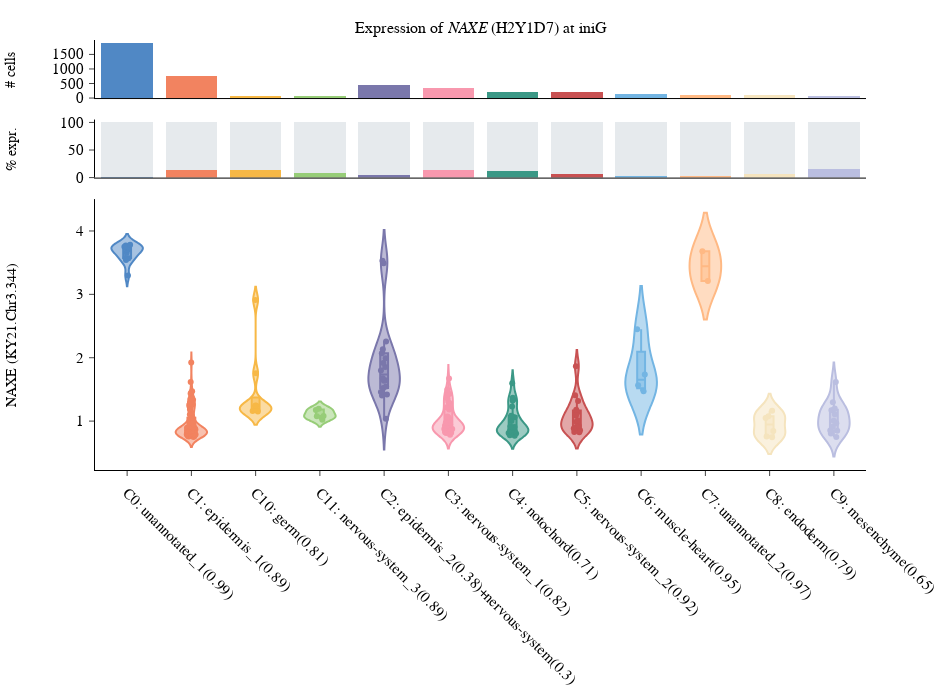
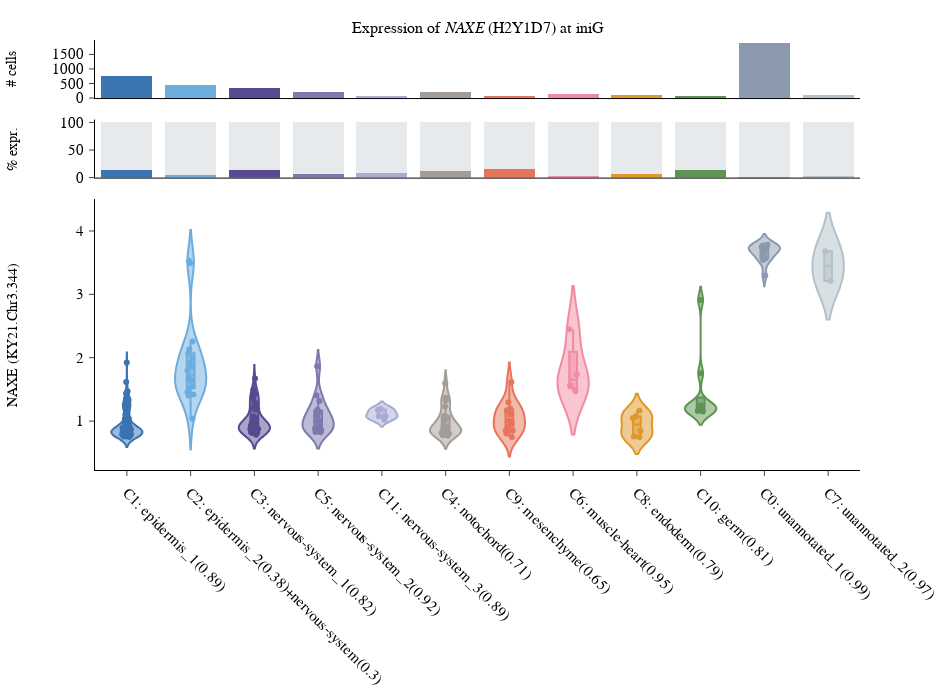

Write notebook code for charts like these, in order.
### Markdown cell above
## 6.3 Violin plots of gene expression

`zoogletools` includes functions to visualize expression of user-selected genes across cell clusters. The clusters can be colorized either by the Seurat cluster number, or by the top most-represented tissue type found in the cluster.

These plots contain three subplots:
- 1. **Cell count bar chart.** The top row shows a bar chart of the number of cells in each cluster.
- 2. **Percent expression bar chart.** The middle row shows a bar chart where the proportion of cells with nonzero expression of the gene of interest is colored.
- 3. **Expression violin chart.** The bottom row shows a violin chart of the distribution of gene expression for cells with nonzero expression.

### Code cell
input_id = "NAXE"
stage = CionaStage.INIG

cluster_plot = zt.ciona.plotting.plot_expression_violin(
    stage=stage,
    input_id=input_id,
    input_id_type=CionaIDTypes.HGNC_GENE_SYMBOL,
    data_dirpath=PIEKARZ_DATA_DIRPATH,
    mapper=id_mapper,
    color_mode="cluster",
)

cluster_plot.show()

tissue_plot = zt.ciona.plotting.plot_expression_violin(
    stage=stage,
    input_id=input_id,
    input_id_type=CionaIDTypes.HGNC_GENE_SYMBOL,
    data_dirpath=PIEKARZ_DATA_DIRPATH,
    mapper=id_mapper,
    color_mode="tissue",
)

tissue_plot.show()

### Figure 1 — Plotly figure (JSON) as saved in the notebook; plotly's stock layout.template omitted (floating-point values rounded to 4 significant figures)
{"data": [{"marker": {"color": "#5088C5"}, "name": "Total cells (cluster 0)", "showlegend": false, "type": "bar", "x": ["C0"], "xaxis": "x", "y": [1896], "yaxis": "y"}, {"marker": {"color": "#F28360"}, "name": "Total cells (cluster 1)", "showlegend": false, "type": "bar", "x": ["C1"], "xaxis": "x", "y": [771], "yaxis": "y"}, {"marker": {"color": "#F7B846"}, "name": "Total cells (cluster 10)", "showlegend": false, "type": "bar", "x": ["C10"], "xaxis": "x", "y": [64], "yaxis": "y"}, {"marker": {"color": "#97CD78"}, "name": "Total cells (cluster 11)", "showlegend": false, "type": "bar", "x": ["C11"], "xaxis": "x", "y": [57], "yaxis": "y"}, {"marker": {"color": "#7A77AB"}, "name": "Total cells (cluster 2)", "showlegend": false, "type": "bar", "x": ["C2"], "xaxis": "x", "y": [434], "yaxis": "y"}, {"marker": {"color": "#F898AE"}, "name": "Total cells (cluster 3)", "showlegend": false, "type": "bar", "x": ["C3"], "xaxis": "x", "y": [346], "yaxis": "y"}, {"marker": {"color": "#3B9886"}, "name": "Total cells (cluster 4)", "showlegend": false, "type": "bar", "x": ["C4"], "xaxis": "x", "y": [204], "yaxis": "y"}, {"marker": {"color": "#C85152"}, "name": "Total cells (cluster 5)", "showlegend": false, "type": "bar", "x": ["C5"], "xaxis": "x", "y": [203], "yaxis": "y"}, {"marker": {"color": "#73B5E3"}, "name": "Total cells (cluster 6)", "showlegend": false, "type": "bar", "x": ["C6"], "xaxis": "x", "y": [131], "yaxis": "y"}, {"marker": {"color": "#FFB984"}, "name": "Total cells (cluster 7)", "showlegend": false, "type": "bar", "x": ["C7"], "xaxis": "x", "y": [95], "yaxis": "y"}, {"marker": {"color": "#F5E4BE"}, "name": "Total cells (cluster 8)", "showlegend": false, "type": "bar", "x": ["C8"], "xaxis": "x", "y": [92], "yaxis": "y"}, {"marker": {"color": "#BABEE0"}, "name": "Total cells (cluster 9)", "showlegend": false, "type": "bar", "x": ["C9"], "xaxis": "x", "y": [79], "yaxis": "y"}, {"marker": {"color": "#5088C5"}, "name": "Expressing cells (cluster 0)", "showlegend": false, "type": "bar", "x": ["C0"], "xaxis": "x2", "y": [0.6857], "yaxis": "y2"}, {"marker": {"color": "#E6EAED"}, "name": "Non-expressing cells", "showlegend": false, "type": "bar", "x": ["C0"], "xaxis": "x2", "y": [99.31], "yaxis": "y2"}, {"marker": {"color": "#F28360"}, "name": "Expressing cells (cluster 1)", "showlegend": false, "type": "bar", "x": ["C1"], "xaxis": "x2", "y": [13.23], "yaxis": "y2"}, {"marker": {"color": "#E6EAED"}, "name": "Non-expressing cells", "showlegend": false, "type": "bar", "x": ["C1"], "xaxis": "x2", "y": [86.77], "yaxis": "y2"}, {"marker": {"color": "#F7B846"}, "name": "Expressing cells (cluster 10)", "showlegend": false, "type": "bar", "x": ["C10"], "xaxis": "x2", "y": [14.06], "yaxis": "y2"}, {"marker": {"color": "#E6EAED"}, "name": "Non-expressing cells", "showlegend": false, "type": "bar", "x": ["C10"], "xaxis": "x2", "y": [85.94], "yaxis": "y2"}, {"marker": {"color": "#97CD78"}, "name": "Expressing cells (cluster 11)", "showlegend": false, "type": "bar", "x": ["C11"], "xaxis": "x2", "y": [8.772], "yaxis": "y2"}, {"marker": {"color": "#E6EAED"}, "name": "Non-expressing cells", "showlegend": false, "type": "bar", "x": ["C11"], "xaxis": "x2", "y": [91.23], "yaxis": "y2"}, {"marker": {"color": "#7A77AB"}, "name": "Expressing cells (cluster 2)", "showlegend": false, "type": "bar", "x": ["C2"], "xaxis": "x2", "y": [4.147], "yaxis": "y2"}, {"marker": {"color": "#E6EAED"}, "name": "Non-expressing cells", "showlegend": false, "type": "bar", "x": ["C2"], "xaxis": "x2", "y": [95.85], "yaxis": "y2"}, {"marker": {"color": "#F898AE"}, "name": "Expressing cells (cluster 3)", "showlegend": false, "type": "bar", "x": ["C3"], "xaxis": "x2", "y": [14.16], "yaxis": "y2"}, {"marker": {"color": "#E6EAED"}, "name": "Non-expressing cells", "showlegend": false, "type": "bar", "x": ["C3"], "xaxis": "x2", "y": [85.84], "yaxis": "y2"}, {"marker": {"color": "#3B9886"}, "name": "Expressing cells (cluster 4)", "showlegend": false, "type": "bar", "x": ["C4"], "xaxis": "x2", "y": [11.27], "yaxis": "y2"}, {"marker": {"color": "#E6EAED"}, "name": "Non-expressing cells", "showlegend": false, "type": "bar", "x": ["C4"], "xaxis": "x2", "y": [88.73], "yaxis": "y2"}, {"marker": {"color": "#C85152"}, "name": "Expressing cells (cluster 5)", "showlegend": false, "type": "bar", "x": ["C5"], "xaxis": "x2", "y": [7.389], "yaxis": "y2"}, {"marker": {"color": "#E6EAED"}, "name": "Non-expressing cells", "showlegend": false, "type": "bar", "x": ["C5"], "xaxis": "x2", "y": [92.61], "yaxis": "y2"}, {"marker": {"color": "#73B5E3"}, "name": "Expressing cells (cluster 6)", "showlegend": false, "type": "bar", "x": ["C6"], "xaxis": "x2", "y": [3.053], "yaxis": "y2"}, {"marker": {"color": "#E6EAED"}, "name": "Non-expressing cells", "showlegend": false, "type": "bar", "x": ["C6"], "xaxis": "x2", "y": [96.95], "yaxis": "y2"}, {"marker": {"color": "#FFB984"}, "name": "Expressing cells (cluster 7)", "showlegend": false, "type": "bar", "x": ["C7"], "xaxis": "x2", "y": [2.105], "yaxis": "y2"}, {"marker": {"color": "#E6EAED"}, "name": "Non-expressing cells", "showlegend": false, "type": "bar", "x": ["C7"], "xaxis": "x2", "y": [97.89], "yaxis": "y2"}, {"marker": {"color": "#F5E4BE"}, "name": "Expressing cells (cluster 8)", "showlegend": false, "type": "bar", "x": ["C8"], "xaxis": "x2", "y": [6.522], "yaxis": "y2"}, {"marker": {"color": "#E6EAED"}, "name": "Non-expressing cells", "showlegend": false, "type": "bar", "x": ["C8"], "xaxis": "x2", "y": [93.48], "yaxis": "y2"}, {"marker": {"color": "#BABEE0"}, "name": "Expressing cells (cluster 9)", "showlegend": false, "type": "bar", "x": ["C9"], "xaxis": "x2", "y": [16.46], "yaxis": "y2"}, {"marker": {"color": "#E6EAED"}, "name": "Non-expressing cells", "showlegend": false, "type": "bar", "x": ["C9"], "xaxis": "x2", "y": [83.54], "yaxis": "y2"}, {"box": {"visible": true}, "jitter": 0.3, "marker": {"color": "#5088C5"}, "name": "0", "pointpos": 0, "points": "all", "showlegend": false, "type": "violin", "x": ["C0: unannotated_1(0.99)", "C0: unannotated_1(0.99)", "C0: unannotated_1(0.99)", "C0: unannotated_1(0.99)", "C0: unannotated_1(0.99)", "C0: unannotated_1(0.99)", "C0: unannotated_1(0.99)", "C0: unannotated_1(0.99)", "C0: unannotated_1(0.99)", "C0: unannotated_1(0.99)", "C0: unannotated_1(0.99)", "C0: unannotated_1(0.99)", "C0: unannotated_1(0.99)"], "xaxis": "x3", "y": [3.782, 3.71, 3.753, 3.706, 3.657, 3.749, 3.543, 3.297, 3.733, 3.572, 3.745, 3.569, 3.77], "yaxis": "y3"}, {"box": {"visible": true}, "jitter": 0.3, "marker": {"color": "#F28360"}, "name": "1", "pointpos": 0, "points": "all", "showlegend": false, "type": "violin", "x": ["C1: epidermis_1(0.89)", "C1: epidermis_1(0.89)", "C1: epidermis_1(0.89)", "C1: epidermis_1(0.89)", "C1: epidermis_1(0.89)", "C1: epidermis_1(0.89)", "C1: epidermis_1(0.89)", "C1: epidermis_1(0.89)", "C1: epidermis_1(0.89)", "C1: epidermis_1(0.89)", "C1: epidermis_1(0.89)", "C1: epidermis_1(0.89)", "C1: epidermis_1(0.89)", "C1: epidermis_1(0.89)", "C1: epidermis_1(0.89)", "C1: epidermis_1(0.89)", "C1: epidermis_1(0.89)", "C1: epidermis_1(0.89)", "C1: epidermis_1(0.89)", "C1: epidermis_1(0.89)", "C1: epidermis_1(0.89)", "C1: epidermis_1(0.89)", "C1: epidermis_1(0.89)", "C1: epidermis_1(0.89)", "C1: epidermis_1(0.89)", "C1: epidermis_1(0.89)", "C1: epidermis_1(0.89)", "C1: epidermis_1(0.89)", "C1: epidermis_1(0.89)", "C1: epidermis_1(0.89)", "C1: epidermis_1(0.89)", "C1: epidermis_1(0.89)", "C1: epidermis_1(0.89)", "C1: epidermis_1(0.89)", "C1: epidermis_1(0.89)", "C1: epidermis_1(0.89)", "C1: epidermis_1(0.89)", "C1: epidermis_1(0.89)", "C1: epidermis_1(0.89)", "C1: epidermis_1(0.89)", "C1: epidermis_1(0.89)", "C1: epidermis_1(0.89)", "C1: epidermis_1(0.89)", "C1: epidermis_1(0.89)", "C1: epidermis_1(0.89)", "C1: epidermis_1(0.89)", "C1: epidermis_1(0.89)", "C1: epidermis_1(0.89)", "C1: epidermis_1(0.89)", "C1: epidermis_1(0.89)", "C1: epidermis_1(0.89)", "C1: epidermis_1(0.89)", "C1: epidermis_1(0.89)", "C1: epidermis_1(0.89)", "C1: epidermis_1(0.89)", "C1: epidermis_1(0.89)", "C1: epidermis_1(0.89)", "C1: epidermis_1(0.89)", "C1: epidermis_1(0.89)", "C1: epidermis_1(0.89)", "C1: epidermis_1(0.89)", "C1: epidermis_1(0.89)", "C1: epidermis_1(0.89)", "C1: epidermis_1(0.89)", "C1: epidermis_1(0.89)", "C1: epidermis_1(0.89)", "C1: epidermis_1(0.89)", "C1: epidermis_1(0.89)", "C1: epidermis_1(0.89)", "C1: epidermis_1(0.89)", "C1: epidermis_1(0.89)", "C1: epidermis_1(0.89)", "C1: epidermis_1(0.89)", "C1: epidermis_1(0.89)", "C1: epidermis_1(0.89)", "C1: epidermis_1(0.89)", "C1: epidermis_1(0.89)", "C1: epidermis_1(0.89)", "C1: epidermis_1(0.89)", "C1: epidermis_1(0.89)", "C1: epidermis_1(0.89)", "C1: epidermis_1(0.89)", "C1: epidermis_1(0.89)", "C1: epidermis_1(0.89)", "C1: epidermis_1(0.89)", "C1: epidermis_1(0.89)", "C1: epidermis_1(0.89)", "C1: epidermis_1(0.89)", "C1: epidermis_1(0.89)", "C1: epidermis_1(0.89)", "C1: epidermis_1(0.89)", "C1: epidermis_1(0.89)", "C1: epidermis_1(0.89)", "C1: epidermis_1(0.89)", "C1: epidermis_1(0.89)", "C1: epidermis_1(0.89)", "C1: epidermis_1(0.89)", "C1: epidermis_1(0.89)", "C1: epidermis_1(0.89)", "C1: epidermis_1(0.89)", "C1: epidermis_1(0.89)", "C1: epidermis_1(0.89)"], "xaxis": "x3", "y": [1.055, 0.8339, 1.259, 0.8058, 0.8787, 0.8123, 1.215, 0.911, 1.106, 1.184, 1.05, 1.303, 0.8365, 1.437, 0.8959, 0.8986, 1.27, 1.084, 1.102, 1.618, 1.368, 0.9104, 1.263, 1.45, 0.7764, 1.924, 0.7941, 0.8057, 0.8085, 0.7981, 0.8937, 1.348, 0.7891, 0.7912, 1.281, 0.8939, 1.233, 0.8902, 1.015, 0.9812, 0.8208, 0.844, 1.134, 0.792, 0.7862, 0.806, 0.8845, 0.8534, 1.471, 0.9181, 1.25, 1.259, 0.8116, 0.7551, 0.7863, 0.8762, 0.802, 1.271, 0.8144, 0.815, 0.7664, 1.201, 0.8656, 0.8855, 0.7992, 0.8062, 0.8565, 0.8529, 1.351, 0.8482, 0.7672, 0.7882, 0.7884, 0.8346, 0.91, 0.8476, 0.8753, 0.7624, 0.8396, 0.7999, 0.7904, 0.8992, 0.8052, 0.9503, 0.8571, 0.8787, 0.791, 0.7689, 0.8746, 0.7495, 0.7842, 0.8084, 0.765, 0.8082, 0.7876, 0.7802, 0.7768, 0.8796, 1.337, 0.8466, 0.8366, 0.7873], "yaxis": "y3"}, {"box": {"visible": true}, "jitter": 0.3, "marker": {"color": "#F7B846"}, "name": "10", "pointpos": 0, "points": "all", "showlegend": false, "type": "violin", "x": ["C10: germ(0.81)", "C10: germ(0.81)", "C10: germ(0.81)", "C10: germ(0.81)", "C10: germ(0.81)", "C10: germ(0.81)", "C10: germ(0.81)", "C10: germ(0.81)", "C10: germ(0.81)"], "xaxis": "x3", "y": [2.912, 1.152, 1.18, 1.158, 1.24, 1.245, 1.168, 1.244, 1.753], "yaxis": "y3"}, {"box": {"visible": true}, "jitter": 0.3, "marker": {"color": "#97CD78"}, "name": "11", "pointpos": 0, "points": "all", "showlegend": false, "type": "violin", "x": ["C11: nervous-system_3(0.89)", "C11: nervous-system_3(0.89)", "C11: nervous-system_3(0.89)", "C11: nervous-system_3(0.89)", "C11: nervous-system_3(0.89)"], "xaxis": "x3", "y": [1.082, 1.077, 1.196, 1.022, 1.177], "yaxis": "y3"}, {"box": {"visible": true}, "jitter": 0.3, "marker": {"color": "#7A77AB"}, "name": "2", "pointpos": 0, "points": "all", "showlegend": false, "type": "violin", "x": ["C2: epidermis_2(0.38)+nervous-system(0.3)", "C2: epidermis_2(0.38)+nervous-system(0.3)", "C2: epidermis_2(0.38)+nervous-system(0.3)", "C2: epidermis_2(0.38)+nervous-system(0.3)", "C2: epidermis_2(0.38)+nervous-system(0.3)", "C2: epidermis_2(0.38)+nervous-system(0.3)", "C2: epidermis_2(0.38)+nervous-system(0.3)", "C2: epidermis_2(0.38)+nervous-system(0.3)", "C2: epidermis_2(0.38)+nervous-system(0.3)", "C2: epidermis_2(0.38)+nervous-system(0.3)", "C2: epidermis_2(0.38)+nervous-system(0.3)", "C2: epidermis_2(0.38)+nervous-system(0.3)", "C2: epidermis_2(0.38)+nervous-system(0.3)", "C2: epidermis_2(0.38)+nervous-system(0.3)", "C2: epidermis_2(0.38)+nervous-system(0.3)", "C2: epidermis_2(0.38)+nervous-system(0.3)", "C2: epidermis_2(0.38)+nervous-system(0.3)", "C2: epidermis_2(0.38)+nervous-system(0.3)"], "xaxis": "x3", "y": [1.853, 3.489, 1.915, 1.676, 1.798, 3.53, 1.036, 1.545, 1.418, 2.134, 1.402, 2.255, 1.521, 2.071, 1.636, 1.458, 1.644, 1.992], "yaxis": "y3"}, {"box": {"visible": true}, "jitter": 0.3, "marker": {"color": "#F898AE"}, "name": "3", "pointpos": 0, "points": "all", "showlegend": false, "type": "violin", "x": ["C3: nervous-system_1(0.82)", "C3: nervous-system_1(0.82)", "C3: nervous-system_1(0.82)", "C3: nervous-system_1(0.82)", "C3: nervous-system_1(0.82)", "C3: nervous-system_1(0.82)", "C3: nervous-system_1(0.82)", "C3: nervous-system_1(0.82)", "C3: nervous-system_1(0.82)", "C3: nervous-system_1(0.82)", "C3: nervous-system_1(0.82)", "C3: nervous-system_1(0.82)", "C3: nervous-system_1(0.82)", "C3: nervous-system_1(0.82)", "C3: nervous-system_1(0.82)", "C3: nervous-system_1(0.82)", "C3: nervous-system_1(0.82)", "C3: nervous-system_1(0.82)", "C3: nervous-system_1(0.82)", "C3: nervous-system_1(0.82)", "C3: nervous-system_1(0.82)", "C3: nervous-system_1(0.82)", "C3: nervous-system_1(0.82)", "C3: nervous-system_1(0.82)", "C3: nervous-system_1(0.82)", "C3: nervous-system_1(0.82)", "C3: nervous-system_1(0.82)", "C3: nervous-system_1(0.82)", "C3: nervous-system_1(0.82)", "C3: nervous-system_1(0.82)", "C3: nervous-system_1(0.82)", "C3: nervous-system_1(0.82)", "C3: nervous-system_1(0.82)", "C3: nervous-system_1(0.82)", "C3: nervous-system_1(0.82)", "C3: nervous-system_1(0.82)", "C3: nervous-system_1(0.82)", "C3: nervous-system_1(0.82)", "C3: nervous-system_1(0.82)", "C3: nervous-system_1(0.82)", "C3: nervous-system_1(0.82)", "C3: nervous-system_1(0.82)", "C3: nervous-system_1(0.82)", "C3: nervous-system_1(0.82)", "C3: nervous-system_1(0.82)", "C3: nervous-system_1(0.82)", "C3: nervous-system_1(0.82)", "C3: nervous-system_1(0.82)", "C3: nervous-system_1(0.82)"], "xaxis": "x3", "y": [0.8376, 1.67, 0.8353, 1.287, 1.024, 0.8759, 1.073, 0.8383, 0.8767, 0.8616, 1.212, 0.8667, 0.783, 0.931, 0.9362, 1.497, 0.8949, 0.8226, 0.9306, 0.918, 0.9534, 0.8467, 0.8259, 0.9887, 1.434, 0.9783, 0.8954, 0.8371, 0.8736, 1.426, 0.9744, 0.8107, 0.9514, 1.224, 1.217, 0.8318, 0.8969, 1.387, 1.064, 0.9, 1.359, 0.8154, 0.9295, 0.882, 1.422, 1.048, 0.9581, 1.183, 1.307], "yaxis": "y3"}, {"box": {"visible": true}, "jitter": 0.3, "marker": {"color": "#3B9886"}, "name": "4", "pointpos": 0, "points": "all", "showlegend": false, "type": "violin", "x": ["C4: notochord(0.71)", "C4: notochord(0.71)", "C4: notochord(0.71)", "C4: notochord(0.71)", "C4: notochord(0.71)", "C4: notochord(0.71)", "C4: notochord(0.71)", "C4: notochord(0.71)", "C4: notochord(0.71)", "C4: notochord(0.71)", "C4: notochord(0.71)", "C4: notochord(0.71)", "C4: notochord(0.71)", "C4: notochord(0.71)", "C4: notochord(0.71)", "C4: notochord(0.71)", "C4: notochord(0.71)", "C4: notochord(0.71)", "C4: notochord(0.71)", "C4: notochord(0.71)", "C4: notochord(0.71)", "C4: notochord(0.71)", "C4: notochord(0.71)"], "xaxis": "x3", "y": [0.9068, 0.892, 1.072, 1.229, 1.326, 0.8446, 1.341, 0.902, 1.085, 1.597, 0.7674, 0.8366, 0.8551, 0.8236, 0.8374, 1.001, 0.913, 0.8105, 0.8043, 1.369, 0.7755, 1.063, 0.8426], "yaxis": "y3"}, {"box": {"visible": true}, "jitter": 0.3, "marker": {"color": "#C85152"}, "name": "5", "pointpos": 0, "points": "all", "showlegend": false, "type": "violin", "x": ["C5: nervous-system_2(0.92)", "C5: nervous-system_2(0.92)", "C5: nervous-system_2(0.92)", "C5: nervous-system_2(0.92)", "C5: nervous-system_2(0.92)", "C5: nervous-system_2(0.92)", "C5: nervous-system_2(0.92)", "C5: nervous-system_2(0.92)", "C5: nervous-system_2(0.92)", "C5: nervous-system_2(0.92)", "C5: nervous-system_2(0.92)", "C5: nervous-system_2(0.92)", "C5: nervous-system_2(0.92)", "C5: nervous-system_2(0.92)", "C5: nervous-system_2(0.92)"], "xaxis": "x3", "y": [1.316, 1.011, 1.098, 1.088, 0.9823, 0.8236, 1.139, 1.407, 0.8999, 0.8541, 0.8293, 0.8844, 0.9222, 1.866, 1.179], "yaxis": "y3"}, {"box": {"visible": true}, "jitter": 0.3, "marker": {"color": "#73B5E3"}, "name": "6", "pointpos": 0, "points": "all", "showlegend": false, "type": "violin", "x": ["C6: muscle-heart(0.95)", "C6: muscle-heart(0.95)", "C6: muscle-heart(0.95)", "C6: muscle-heart(0.95)"], "xaxis": "x3", "y": [1.567, 1.471, 1.737, 2.448], "yaxis": "y3"}, {"box": {"visible": true}, "jitter": 0.3, "marker": {"color": "#FFB984"}, "name": "7", "pointpos": 0, "points": "all", "showlegend": false, "type": "violin", "x": ["C7: unannotated_2(0.97)", "C7: unannotated_2(0.97)"], "xaxis": "x3", "y": [3.679, 3.211], "yaxis": "y3"}, {"box": {"visible": true}, "jitter": 0.3, "marker": {"color": "#F5E4BE"}, "name": "8", "pointpos": 0, "points": "all", "showlegend": false, "type": "violin", "x": ["C8: endoderm(0.79)", "C8: endoderm(0.79)", "C8: endoderm(0.79)", "C8: endoderm(0.79)", "C8: endoderm(0.79)", "C8: endoderm(0.79)"], "xaxis": "x3", "y": [1.047, 0.7575, 0.8437, 0.7469, 1.165, 1.077], "yaxis": "y3"}, {"box": {"visible": true}, "jitter": 0.3, "marker": {"color": "#BABEE0"}, "name": "9", "pointpos": 0, "points": "all", "showlegend": false, "type": "violin", "x": ["C9: mesenchyme(0.65)", "C9: mesenchyme(0.65)", "C9: mesenchyme(0.65)", "C9: mesenchyme(0.65)", "C9: mesenchyme(0.65)", "C9: mesenchyme(0.65)", "C9: mesenchyme(0.65)", "C9: mesenchyme(0.65)", "C9: mesenchyme(0.65)", "C9: mesenchyme(0.65)", "C9: mesenchyme(0.65)", "C9: mesenchyme(0.65)", "C9: mesenchyme(0.65)"], "xaxis": "x3", "y": [1.11, 1.199, 1.296, 0.8534, 0.8468, 1.619, 0.804, 0.7482, 0.9121, 1.007, 1.17, 0.9648, 1.173], "yaxis": "y3"}], "layout": {"annotations": [{"font": {"family": "SuisseIntl-SemiBold", "size": 16}, "showarrow": false, "text": "Expression of <i>NAXE</i> (H2Y1D7) at iniG", "x": 0.5, "xref": "paper", "y": 1.05, "yref": "paper"}, {"font": {"family": "SuisseIntl-SemiBold", "size": 14}, "showarrow": false, "text": "# cells", "textangle": -90, "x": -0.12, "xref": "paper", "y": 0.5, "yref": "y domain"}, {"font": {"family": "SuisseIntl-SemiBold", "size": 14}, "showarrow": false, "text": "% expr.", "textangle": -90, "x": -0.12, "xref": "paper", "y": 0.5, "yref": "y2 domain"}, {"font": {"family": "SuisseIntl-SemiBold", "size": 14}, "showarrow": false, "text": "NAXE (KY21.Chr3.344)", "textangle": -90, "x": -0.12, "xref": "paper", "y": 0.5, "yref": "y3 domain"}], "barmode": "stack", "height": 700, "margin": {"t": 40}, "width": 950, "xaxis": {"anchor": "y", "domain": [0, 1], "showticklabels": false, "tickangle": 45, "ticks": ""}, "xaxis2": {"anchor": "y2", "domain": [0, 1], "showticklabels": false, "tickangle": 45, "ticks": ""}, "xaxis3": {"anchor": "y3", "domain": [0, 1], "tickangle": 45}, "yaxis": {"anchor": "x", "domain": [0.865, 1], "tickfont": {"family": "SuisseIntlMono", "size": 14.5}}, "yaxis2": {"anchor": "x2", "domain": [0.68, 0.815], "tickfont": {"family": "SuisseIntlMono", "size": 14.5}}, "yaxis3": {"anchor": "x3", "domain": [0, 0.63], "tickfont": {"family": "SuisseIntlMono", "size": 14.5}}}}

### Figure 2 — Plotly figure (JSON) as saved in the notebook; plotly's stock layout.template omitted (floating-point values rounded to 4 significant figures)
{"data": [{"marker": {"color": "#3b74b1"}, "name": "Total cells (cluster 1)", "showlegend": false, "type": "bar", "x": ["C1"], "xaxis": "x", "y": [771], "yaxis": "y"}, {"marker": {"color": "#6dadde"}, "name": "Total cells (cluster 2)", "showlegend": false, "type": "bar", "x": ["C2"], "xaxis": "x", "y": [434], "yaxis": "y"}, {"marker": {"color": "#584a90"}, "name": "Total cells (cluster 3)", "showlegend": false, "type": "bar", "x": ["C3"], "xaxis": "x", "y": [346], "yaxis": "y"}, {"marker": {"color": "#7c7aad"}, "name": "Total cells (cluster 5)", "showlegend": false, "type": "bar", "x": ["C5"], "xaxis": "x", "y": [203], "yaxis": "y"}, {"marker": {"color": "#a9abd2"}, "name": "Total cells (cluster 11)", "showlegend": false, "type": "bar", "x": ["C11"], "xaxis": "x", "y": [57], "yaxis": "y"}, {"marker": {"color": "#a49c96"}, "name": "Total cells (cluster 4)", "showlegend": false, "type": "bar", "x": ["C4"], "xaxis": "x", "y": [204], "yaxis": "y"}, {"marker": {"color": "#e6755c"}, "name": "Total cells (cluster 9)", "showlegend": false, "type": "bar", "x": ["C9"], "xaxis": "x", "y": [79], "yaxis": "y"}, {"marker": {"color": "#f18ba4"}, "name": "Total cells (cluster 6)", "showlegend": false, "type": "bar", "x": ["C6"], "xaxis": "x", "y": [131], "yaxis": "y"}, {"marker": {"color": "#df982b"}, "name": "Total cells (cluster 8)", "showlegend": false, "type": "bar", "x": ["C8"], "xaxis": "x", "y": [92], "yaxis": "y"}, {"marker": {"color": "#5e9453"}, "name": "Total cells (cluster 10)", "showlegend": false, "type": "bar", "x": ["C10"], "xaxis": "x", "y": [64], "yaxis": "y"}, {"marker": {"color": "#8b9aae"}, "name": "Total cells (cluster 0)", "showlegend": false, "type": "bar", "x": ["C0"], "xaxis": "x", "y": [1896], "yaxis": "y"}, {"marker": {"color": "#b3c1ca"}, "name": "Total cells (cluster 7)", "showlegend": false, "type": "bar", "x": ["C7"], "xaxis": "x", "y": [95], "yaxis": "y"}, {"marker": {"color": "#3b74b1"}, "name": "Expressing cells (cluster 1)", "showlegend": false, "type": "bar", "x": ["C1"], "xaxis": "x2", "y": [13.23], "yaxis": "y2"}, {"marker": {"color": "#E6EAED"}, "name": "Non-expressing cells", "showlegend": false, "type": "bar", "x": ["C1"], "xaxis": "x2", "y": [86.77], "yaxis": "y2"}, {"marker": {"color": "#6dadde"}, "name": "Expressing cells (cluster 2)", "showlegend": false, "type": "bar", "x": ["C2"], "xaxis": "x2", "y": [4.147], "yaxis": "y2"}, {"marker": {"color": "#E6EAED"}, "name": "Non-expressing cells", "showlegend": false, "type": "bar", "x": ["C2"], "xaxis": "x2", "y": [95.85], "yaxis": "y2"}, {"marker": {"color": "#584a90"}, "name": "Expressing cells (cluster 3)", "showlegend": false, "type": "bar", "x": ["C3"], "xaxis": "x2", "y": [14.16], "yaxis": "y2"}, {"marker": {"color": "#E6EAED"}, "name": "Non-expressing cells", "showlegend": false, "type": "bar", "x": ["C3"], "xaxis": "x2", "y": [85.84], "yaxis": "y2"}, {"marker": {"color": "#7c7aad"}, "name": "Expressing cells (cluster 5)", "showlegend": false, "type": "bar", "x": ["C5"], "xaxis": "x2", "y": [7.389], "yaxis": "y2"}, {"marker": {"color": "#E6EAED"}, "name": "Non-expressing cells", "showlegend": false, "type": "bar", "x": ["C5"], "xaxis": "x2", "y": [92.61], "yaxis": "y2"}, {"marker": {"color": "#a9abd2"}, "name": "Expressing cells (cluster 11)", "showlegend": false, "type": "bar", "x": ["C11"], "xaxis": "x2", "y": [8.772], "yaxis": "y2"}, {"marker": {"color": "#E6EAED"}, "name": "Non-expressing cells", "showlegend": false, "type": "bar", "x": ["C11"], "xaxis": "x2", "y": [91.23], "yaxis": "y2"}, {"marker": {"color": "#a49c96"}, "name": "Expressing cells (cluster 4)", "showlegend": false, "type": "bar", "x": ["C4"], "xaxis": "x2", "y": [11.27], "yaxis": "y2"}, {"marker": {"color": "#E6EAED"}, "name": "Non-expressing cells", "showlegend": false, "type": "bar", "x": ["C4"], "xaxis": "x2", "y": [88.73], "yaxis": "y2"}, {"marker": {"color": "#e6755c"}, "name": "Expressing cells (cluster 9)", "showlegend": false, "type": "bar", "x": ["C9"], "xaxis": "x2", "y": [16.46], "yaxis": "y2"}, {"marker": {"color": "#E6EAED"}, "name": "Non-expressing cells", "showlegend": false, "type": "bar", "x": ["C9"], "xaxis": "x2", "y": [83.54], "yaxis": "y2"}, {"marker": {"color": "#f18ba4"}, "name": "Expressing cells (cluster 6)", "showlegend": false, "type": "bar", "x": ["C6"], "xaxis": "x2", "y": [3.053], "yaxis": "y2"}, {"marker": {"color": "#E6EAED"}, "name": "Non-expressing cells", "showlegend": false, "type": "bar", "x": ["C6"], "xaxis": "x2", "y": [96.95], "yaxis": "y2"}, {"marker": {"color": "#df982b"}, "name": "Expressing cells (cluster 8)", "showlegend": false, "type": "bar", "x": ["C8"], "xaxis": "x2", "y": [6.522], "yaxis": "y2"}, {"marker": {"color": "#E6EAED"}, "name": "Non-expressing cells", "showlegend": false, "type": "bar", "x": ["C8"], "xaxis": "x2", "y": [93.48], "yaxis": "y2"}, {"marker": {"color": "#5e9453"}, "name": "Expressing cells (cluster 10)", "showlegend": false, "type": "bar", "x": ["C10"], "xaxis": "x2", "y": [14.06], "yaxis": "y2"}, {"marker": {"color": "#E6EAED"}, "name": "Non-expressing cells", "showlegend": false, "type": "bar", "x": ["C10"], "xaxis": "x2", "y": [85.94], "yaxis": "y2"}, {"marker": {"color": "#8b9aae"}, "name": "Expressing cells (cluster 0)", "showlegend": false, "type": "bar", "x": ["C0"], "xaxis": "x2", "y": [0.6857], "yaxis": "y2"}, {"marker": {"color": "#E6EAED"}, "name": "Non-expressing cells", "showlegend": false, "type": "bar", "x": ["C0"], "xaxis": "x2", "y": [99.31], "yaxis": "y2"}, {"marker": {"color": "#b3c1ca"}, "name": "Expressing cells (cluster 7)", "showlegend": false, "type": "bar", "x": ["C7"], "xaxis": "x2", "y": [2.105], "yaxis": "y2"}, {"marker": {"color": "#E6EAED"}, "name": "Non-expressing cells", "showlegend": false, "type": "bar", "x": ["C7"], "xaxis": "x2", "y": [97.89], "yaxis": "y2"}, {"box": {"visible": true}, "jitter": 0.3, "marker": {"color": "#3b74b1"}, "name": "1", "pointpos": 0, "points": "all", "showlegend": false, "type": "violin", "x": ["C1: epidermis_1(0.89)", "C1: epidermis_1(0.89)", "C1: epidermis_1(0.89)", "C1: epidermis_1(0.89)", "C1: epidermis_1(0.89)", "C1: epidermis_1(0.89)", "C1: epidermis_1(0.89)", "C1: epidermis_1(0.89)", "C1: epidermis_1(0.89)", "C1: epidermis_1(0.89)", "C1: epidermis_1(0.89)", "C1: epidermis_1(0.89)", "C1: epidermis_1(0.89)", "C1: epidermis_1(0.89)", "C1: epidermis_1(0.89)", "C1: epidermis_1(0.89)", "C1: epidermis_1(0.89)", "C1: epidermis_1(0.89)", "C1: epidermis_1(0.89)", "C1: epidermis_1(0.89)", "C1: epidermis_1(0.89)", "C1: epidermis_1(0.89)", "C1: epidermis_1(0.89)", "C1: epidermis_1(0.89)", "C1: epidermis_1(0.89)", "C1: epidermis_1(0.89)", "C1: epidermis_1(0.89)", "C1: epidermis_1(0.89)", "C1: epidermis_1(0.89)", "C1: epidermis_1(0.89)", "C1: epidermis_1(0.89)", "C1: epidermis_1(0.89)", "C1: epidermis_1(0.89)", "C1: epidermis_1(0.89)", "C1: epidermis_1(0.89)", "C1: epidermis_1(0.89)", "C1: epidermis_1(0.89)", "C1: epidermis_1(0.89)", "C1: epidermis_1(0.89)", "C1: epidermis_1(0.89)", "C1: epidermis_1(0.89)", "C1: epidermis_1(0.89)", "C1: epidermis_1(0.89)", "C1: epidermis_1(0.89)", "C1: epidermis_1(0.89)", "C1: epidermis_1(0.89)", "C1: epidermis_1(0.89)", "C1: epidermis_1(0.89)", "C1: epidermis_1(0.89)", "C1: epidermis_1(0.89)", "C1: epidermis_1(0.89)", "C1: epidermis_1(0.89)", "C1: epidermis_1(0.89)", "C1: epidermis_1(0.89)", "C1: epidermis_1(0.89)", "C1: epidermis_1(0.89)", "C1: epidermis_1(0.89)", "C1: epidermis_1(0.89)", "C1: epidermis_1(0.89)", "C1: epidermis_1(0.89)", "C1: epidermis_1(0.89)", "C1: epidermis_1(0.89)", "C1: epidermis_1(0.89)", "C1: epidermis_1(0.89)", "C1: epidermis_1(0.89)", "C1: epidermis_1(0.89)", "C1: epidermis_1(0.89)", "C1: epidermis_1(0.89)", "C1: epidermis_1(0.89)", "C1: epidermis_1(0.89)", "C1: epidermis_1(0.89)", "C1: epidermis_1(0.89)", "C1: epidermis_1(0.89)", "C1: epidermis_1(0.89)", "C1: epidermis_1(0.89)", "C1: epidermis_1(0.89)", "C1: epidermis_1(0.89)", "C1: epidermis_1(0.89)", "C1: epidermis_1(0.89)", "C1: epidermis_1(0.89)", "C1: epidermis_1(0.89)", "C1: epidermis_1(0.89)", "C1: epidermis_1(0.89)", "C1: epidermis_1(0.89)", "C1: epidermis_1(0.89)", "C1: epidermis_1(0.89)", "C1: epidermis_1(0.89)", "C1: epidermis_1(0.89)", "C1: epidermis_1(0.89)", "C1: epidermis_1(0.89)", "C1: epidermis_1(0.89)", "C1: epidermis_1(0.89)", "C1: epidermis_1(0.89)", "C1: epidermis_1(0.89)", "C1: epidermis_1(0.89)", "C1: epidermis_1(0.89)", "C1: epidermis_1(0.89)", "C1: epidermis_1(0.89)", "C1: epidermis_1(0.89)", "C1: epidermis_1(0.89)", "C1: epidermis_1(0.89)", "C1: epidermis_1(0.89)"], "xaxis": "x3", "y": [0.8084, 0.8346, 0.8476, 0.8753, 0.7624, 0.7768, 0.7873, 0.765, 0.7802, 0.8366, 0.7842, 0.7884, 1.25, 0.9181, 0.8208, 0.9812, 1.134, 0.8845, 0.7862, 1.271, 0.91, 0.7904, 0.8062, 0.8855, 1.201, 0.7664, 0.815, 0.7882, 0.7672, 0.8482, 0.9503, 0.7863, 0.8529, 0.8144, 0.8656, 0.7992, 0.8565, 0.8052, 0.8992, 0.8396, 0.7999, 0.792, 0.806, 0.8534, 1.015, 0.844, 0.7551, 0.8762, 0.802, 0.8116, 1.259, 0.8466, 0.7495, 0.8746, 0.8571, 0.8787, 0.791, 0.7689, 1.337, 0.7876, 0.8082, 0.8796, 0.8058, 0.8787, 0.8959, 0.8986, 0.8365, 0.7941, 0.8057, 0.7981, 0.8937, 0.8902, 1.281, 0.7891, 1.27, 1.45, 0.9104, 0.911, 0.8123, 0.8939, 0.8085, 0.8339, 1.055, 1.05, 1.106, 0.7912, 0.7764, 1.259, 1.924, 1.084, 1.263, 1.368, 1.618, 1.102, 1.348, 1.303, 1.184, 1.437, 1.233, 1.215, 1.351, 1.471], "yaxis": "y3"}, {"box": {"visible": true}, "jitter": 0.3, "marker": {"color": "#6dadde"}, "name": "2", "pointpos": 0, "points": "all", "showlegend": false, "type": "violin", "x": ["C2: epidermis_2(0.38)+nervous-system(0.3)", "C2: epidermis_2(0.38)+nervous-system(0.3)", "C2: epidermis_2(0.38)+nervous-system(0.3)", "C2: epidermis_2(0.38)+nervous-system(0.3)", "C2: epidermis_2(0.38)+nervous-system(0.3)", "C2: epidermis_2(0.38)+nervous-system(0.3)", "C2: epidermis_2(0.38)+nervous-system(0.3)", "C2: epidermis_2(0.38)+nervous-system(0.3)", "C2: epidermis_2(0.38)+nervous-system(0.3)", "C2: epidermis_2(0.38)+nervous-system(0.3)", "C2: epidermis_2(0.38)+nervous-system(0.3)", "C2: epidermis_2(0.38)+nervous-system(0.3)", "C2: epidermis_2(0.38)+nervous-system(0.3)", "C2: epidermis_2(0.38)+nervous-system(0.3)", "C2: epidermis_2(0.38)+nervous-system(0.3)", "C2: epidermis_2(0.38)+nervous-system(0.3)", "C2: epidermis_2(0.38)+nervous-system(0.3)", "C2: epidermis_2(0.38)+nervous-system(0.3)"], "xaxis": "x3", "y": [1.915, 3.489, 1.992, 1.853, 2.071, 1.402, 2.255, 1.418, 1.545, 1.521, 2.134, 1.676, 3.53, 1.798, 1.636, 1.458, 1.644, 1.036], "yaxis": "y3"}, {"box": {"visible": true}, "jitter": 0.3, "marker": {"color": "#584a90"}, "name": "3", "pointpos": 0, "points": "all", "showlegend": false, "type": "violin", "x": ["C3: nervous-system_1(0.82)", "C3: nervous-system_1(0.82)", "C3: nervous-system_1(0.82)", "C3: nervous-system_1(0.82)", "C3: nervous-system_1(0.82)", "C3: nervous-system_1(0.82)", "C3: nervous-system_1(0.82)", "C3: nervous-system_1(0.82)", "C3: nervous-system_1(0.82)", "C3: nervous-system_1(0.82)", "C3: nervous-system_1(0.82)", "C3: nervous-system_1(0.82)", "C3: nervous-system_1(0.82)", "C3: nervous-system_1(0.82)", "C3: nervous-system_1(0.82)", "C3: nervous-system_1(0.82)", "C3: nervous-system_1(0.82)", "C3: nervous-system_1(0.82)", "C3: nervous-system_1(0.82)", "C3: nervous-system_1(0.82)", "C3: nervous-system_1(0.82)", "C3: nervous-system_1(0.82)", "C3: nervous-system_1(0.82)", "C3: nervous-system_1(0.82)", "C3: nervous-system_1(0.82)", "C3: nervous-system_1(0.82)", "C3: nervous-system_1(0.82)", "C3: nervous-system_1(0.82)", "C3: nervous-system_1(0.82)", "C3: nervous-system_1(0.82)", "C3: nervous-system_1(0.82)", "C3: nervous-system_1(0.82)", "C3: nervous-system_1(0.82)", "C3: nervous-system_1(0.82)", "C3: nervous-system_1(0.82)", "C3: nervous-system_1(0.82)", "C3: nervous-system_1(0.82)", "C3: nervous-system_1(0.82)", "C3: nervous-system_1(0.82)", "C3: nervous-system_1(0.82)", "C3: nervous-system_1(0.82)", "C3: nervous-system_1(0.82)", "C3: nervous-system_1(0.82)", "C3: nervous-system_1(0.82)", "C3: nervous-system_1(0.82)", "C3: nervous-system_1(0.82)", "C3: nervous-system_1(0.82)", "C3: nervous-system_1(0.82)", "C3: nervous-system_1(0.82)"], "xaxis": "x3", "y": [1.224, 0.9, 0.8954, 0.9581, 0.8667, 0.918, 1.287, 1.024, 1.073, 1.048, 0.8371, 1.064, 0.8154, 1.212, 0.882, 1.359, 0.8736, 0.9744, 0.8969, 1.217, 0.9783, 0.8767, 0.8616, 0.8383, 0.8353, 0.9306, 0.8226, 0.8949, 0.9887, 0.8259, 0.931, 1.497, 0.9362, 0.783, 0.8467, 0.9534, 0.8376, 0.8759, 1.183, 0.8107, 0.9514, 0.8318, 1.387, 0.9295, 1.67, 1.422, 1.307, 1.426, 1.434], "yaxis": "y3"}, {"box": {"visible": true}, "jitter": 0.3, "marker": {"color": "#7c7aad"}, "name": "5", "pointpos": 0, "points": "all", "showlegend": false, "type": "violin", "x": ["C5: nervous-system_2(0.92)", "C5: nervous-system_2(0.92)", "C5: nervous-system_2(0.92)", "C5: nervous-system_2(0.92)", "C5: nervous-system_2(0.92)", "C5: nervous-system_2(0.92)", "C5: nervous-system_2(0.92)", "C5: nervous-system_2(0.92)", "C5: nervous-system_2(0.92)", "C5: nervous-system_2(0.92)", "C5: nervous-system_2(0.92)", "C5: nervous-system_2(0.92)", "C5: nervous-system_2(0.92)", "C5: nervous-system_2(0.92)", "C5: nervous-system_2(0.92)"], "xaxis": "x3", "y": [1.316, 0.9222, 1.179, 1.088, 0.9823, 1.011, 1.098, 1.407, 0.8541, 0.8293, 0.8999, 1.139, 0.8844, 0.8236, 1.866], "yaxis": "y3"}, {"box": {"visible": true}, "jitter": 0.3, "marker": {"color": "#a9abd2"}, "name": "11", "pointpos": 0, "points": "all", "showlegend": false, "type": "violin", "x": ["C11: nervous-system_3(0.89)", "C11: nervous-system_3(0.89)", "C11: nervous-system_3(0.89)", "C11: nervous-system_3(0.89)", "C11: nervous-system_3(0.89)"], "xaxis": "x3", "y": [1.177, 1.196, 1.077, 1.022, 1.082], "yaxis": "y3"}, {"box": {"visible": true}, "jitter": 0.3, "marker": {"color": "#a49c96"}, "name": "4", "pointpos": 0, "points": "all", "showlegend": false, "type": "violin", "x": ["C4: notochord(0.71)", "C4: notochord(0.71)", "C4: notochord(0.71)", "C4: notochord(0.71)", "C4: notochord(0.71)", "C4: notochord(0.71)", "C4: notochord(0.71)", "C4: notochord(0.71)", "C4: notochord(0.71)", "C4: notochord(0.71)", "C4: notochord(0.71)", "C4: notochord(0.71)", "C4: notochord(0.71)", "C4: notochord(0.71)", "C4: notochord(0.71)", "C4: notochord(0.71)", "C4: notochord(0.71)", "C4: notochord(0.71)", "C4: notochord(0.71)", "C4: notochord(0.71)", "C4: notochord(0.71)", "C4: notochord(0.71)", "C4: notochord(0.71)"], "xaxis": "x3", "y": [0.913, 0.8236, 1.001, 0.8446, 0.8551, 0.8105, 0.8043, 0.7674, 0.8374, 1.063, 1.072, 1.085, 1.369, 0.8366, 0.892, 0.7755, 0.8426, 0.902, 1.326, 0.9068, 1.597, 1.229, 1.341], "yaxis": "y3"}, {"box": {"visible": true}, "jitter": 0.3, "marker": {"color": "#e6755c"}, "name": "9", "pointpos": 0, "points": "all", "showlegend": false, "type": "violin", "x": ["C9: mesenchyme(0.65)", "C9: mesenchyme(0.65)", "C9: mesenchyme(0.65)", "C9: mesenchyme(0.65)", "C9: mesenchyme(0.65)", "C9: mesenchyme(0.65)", "C9: mesenchyme(0.65)", "C9: mesenchyme(0.65)", "C9: mesenchyme(0.65)", "C9: mesenchyme(0.65)", "C9: mesenchyme(0.65)", "C9: mesenchyme(0.65)", "C9: mesenchyme(0.65)"], "xaxis": "x3", "y": [1.296, 0.8534, 1.007, 0.9121, 0.8468, 0.804, 0.9648, 0.7482, 1.619, 1.173, 1.17, 1.199, 1.11], "yaxis": "y3"}, {"box": {"visible": true}, "jitter": 0.3, "marker": {"color": "#f18ba4"}, "name": "6", "pointpos": 0, "points": "all", "showlegend": false, "type": "violin", "x": ["C6: muscle-heart(0.95)", "C6: muscle-heart(0.95)", "C6: muscle-heart(0.95)", "C6: muscle-heart(0.95)"], "xaxis": "x3", "y": [1.567, 1.471, 2.448, 1.737], "yaxis": "y3"}, {"box": {"visible": true}, "jitter": 0.3, "marker": {"color": "#df982b"}, "name": "8", "pointpos": 0, "points": "all", "showlegend": false, "type": "violin", "x": ["C8: endoderm(0.79)", "C8: endoderm(0.79)", "C8: endoderm(0.79)", "C8: endoderm(0.79)", "C8: endoderm(0.79)", "C8: endoderm(0.79)"], "xaxis": "x3", "y": [1.047, 1.165, 0.8437, 0.7469, 0.7575, 1.077], "yaxis": "y3"}, {"box": {"visible": true}, "jitter": 0.3, "marker": {"color": "#5e9453"}, "name": "10", "pointpos": 0, "points": "all", "showlegend": false, "type": "violin", "x": ["C10: germ(0.81)", "C10: germ(0.81)", "C10: germ(0.81)", "C10: germ(0.81)", "C10: germ(0.81)", "C10: germ(0.81)", "C10: germ(0.81)", "C10: germ(0.81)", "C10: germ(0.81)"], "xaxis": "x3", "y": [1.245, 1.18, 1.158, 1.24, 1.168, 1.152, 1.244, 1.753, 2.912], "yaxis": "y3"}, {"box": {"visible": true}, "jitter": 0.3, "marker": {"color": "#8b9aae"}, "name": "0", "pointpos": 0, "points": "all", "showlegend": false, "type": "violin", "x": ["C0: unannotated_1(0.99)", "C0: unannotated_1(0.99)", "C0: unannotated_1(0.99)", "C0: unannotated_1(0.99)", "C0: unannotated_1(0.99)", "C0: unannotated_1(0.99)", "C0: unannotated_1(0.99)", "C0: unannotated_1(0.99)", "C0: unannotated_1(0.99)", "C0: unannotated_1(0.99)", "C0: unannotated_1(0.99)", "C0: unannotated_1(0.99)", "C0: unannotated_1(0.99)"], "xaxis": "x3", "y": [3.572, 3.733, 3.77, 3.569, 3.745, 3.753, 3.71, 3.782, 3.543, 3.749, 3.706, 3.657, 3.297], "yaxis": "y3"}, {"box": {"visible": true}, "jitter": 0.3, "marker": {"color": "#b3c1ca"}, "name": "7", "pointpos": 0, "points": "all", "showlegend": false, "type": "violin", "x": ["C7: unannotated_2(0.97)", "C7: unannotated_2(0.97)"], "xaxis": "x3", "y": [3.679, 3.211], "yaxis": "y3"}], "layout": {"annotations": [{"font": {"family": "SuisseIntl-SemiBold", "size": 16}, "showarrow": false, "text": "Expression of <i>NAXE</i> (H2Y1D7) at iniG", "x": 0.5, "xref": "paper", "y": 1.05, "yref": "paper"}, {"font": {"family": "SuisseIntl-SemiBold", "size": 14}, "showarrow": false, "text": "# cells", "textangle": -90, "x": -0.12, "xref": "paper", "y": 0.5, "yref": "y domain"}, {"font": {"family": "SuisseIntl-SemiBold", "size": 14}, "showarrow": false, "text": "% expr.", "textangle": -90, "x": -0.12, "xref": "paper", "y": 0.5, "yref": "y2 domain"}, {"font": {"family": "SuisseIntl-SemiBold", "size": 14}, "showarrow": false, "text": "NAXE (KY21.Chr3.344)", "textangle": -90, "x": -0.12, "xref": "paper", "y": 0.5, "yref": "y3 domain"}], "barmode": "stack", "height": 700, "margin": {"t": 40}, "width": 950, "xaxis": {"anchor": "y", "domain": [0, 1], "showticklabels": false, "tickangle": 45, "ticks": ""}, "xaxis2": {"anchor": "y2", "domain": [0, 1], "showticklabels": false, "tickangle": 45, "ticks": ""}, "xaxis3": {"anchor": "y3", "domain": [0, 1], "tickangle": 45}, "yaxis": {"anchor": "x", "domain": [0.865, 1], "tickfont": {"family": "SuisseIntlMono", "size": 14.5}}, "yaxis2": {"anchor": "x2", "domain": [0.68, 0.815], "tickfont": {"family": "SuisseIntlMono", "size": 14.5}}, "yaxis3": {"anchor": "x3", "domain": [0, 0.63], "tickfont": {"family": "SuisseIntlMono", "size": 14.5}}}}
